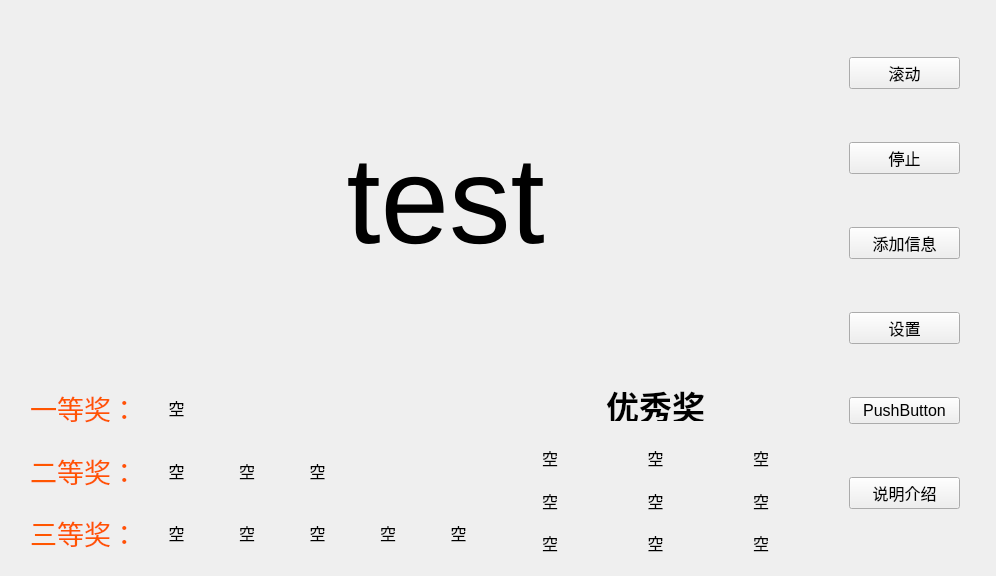
<?xml version="1.0" encoding="UTF-8"?>
<ui version="4.0">
 <class>Form</class>
 <widget class="QWidget" name="Form">
  <property name="geometry">
   <rect>
    <x>0</x>
    <y>0</y>
    <width>996</width>
    <height>576</height>
   </rect>
  </property>
  <property name="font">
   <font>
    <pointsize>12</pointsize>
   </font>
  </property>
  <property name="windowTitle">
   <string>抽奖</string>
  </property>
  <property name="autoFillBackground">
   <bool>true</bool>
  </property>
  <widget class="QWidget" name="verticalLayoutWidget">
   <property name="geometry">
    <rect>
     <x>849</x>
     <y>10</y>
     <width>111</width>
     <height>551</height>
    </rect>
   </property>
   <layout class="QVBoxLayout" name="verticalLayout">
    <item>
     <widget class="QPushButton" name="roll">
      <property name="text">
       <string>滚动</string>
      </property>
     </widget>
    </item>
    <item>
     <widget class="QPushButton" name="stop">
      <property name="text">
       <string>停止</string>
      </property>
     </widget>
    </item>
    <item>
     <widget class="QPushButton" name="add">
      <property name="text">
       <string>添加信息</string>
      </property>
     </widget>
    </item>
    <item>
     <widget class="QPushButton" name="setting">
      <property name="text">
       <string>设置</string>
      </property>
     </widget>
    </item>
    <item>
     <widget class="QPushButton" name="pushButton_3">
      <property name="text">
       <string>PushButton</string>
      </property>
     </widget>
    </item>
    <item>
     <widget class="QPushButton" name="introdution">
      <property name="text">
       <string>说明介绍</string>
      </property>
     </widget>
    </item>
   </layout>
  </widget>
  <widget class="QWidget" name="verticalLayoutWidget_2">
   <property name="geometry">
    <rect>
     <x>130</x>
     <y>40</y>
     <width>631</width>
     <height>321</height>
    </rect>
   </property>
   <layout class="QVBoxLayout" name="verticalLayout_2">
    <item>
     <widget class="QLabel" name="show_name">
      <property name="palette">
       <palette>
        <active>
         <colorrole role="WindowText">
          <brush brushstyle="SolidPattern">
           <color alpha="255">
            <red>0</red>
            <green>0</green>
            <blue>0</blue>
           </color>
          </brush>
         </colorrole>
         <colorrole role="Light">
          <brush brushstyle="SolidPattern">
           <color alpha="255">
            <red>0</red>
            <green>0</green>
            <blue>0</blue>
           </color>
          </brush>
         </colorrole>
        </active>
        <inactive>
         <colorrole role="WindowText">
          <brush brushstyle="SolidPattern">
           <color alpha="255">
            <red>0</red>
            <green>0</green>
            <blue>0</blue>
           </color>
          </brush>
         </colorrole>
         <colorrole role="Light">
          <brush brushstyle="SolidPattern">
           <color alpha="255">
            <red>0</red>
            <green>0</green>
            <blue>0</blue>
           </color>
          </brush>
         </colorrole>
        </inactive>
        <disabled>
         <colorrole role="WindowText">
          <brush brushstyle="SolidPattern">
           <color alpha="255">
            <red>120</red>
            <green>120</green>
            <blue>120</blue>
           </color>
          </brush>
         </colorrole>
         <colorrole role="Light">
          <brush brushstyle="SolidPattern">
           <color alpha="255">
            <red>0</red>
            <green>0</green>
            <blue>0</blue>
           </color>
          </brush>
         </colorrole>
        </disabled>
       </palette>
      </property>
      <property name="font">
       <font>
        <pointsize>92</pointsize>
       </font>
      </property>
      <property name="autoFillBackground">
       <bool>true</bool>
      </property>
      <property name="text">
       <string>test</string>
      </property>
      <property name="alignment">
       <set>Qt::AlignCenter</set>
      </property>
     </widget>
    </item>
   </layout>
  </widget>
  <widget class="QWidget" name="gridLayoutWidget">
   <property name="geometry">
    <rect>
     <x>500</x>
     <y>440</y>
     <width>311</width>
     <height>121</height>
    </rect>
   </property>
   <layout class="QGridLayout" name="gridLayout">
    <item row="1" column="0">
     <widget class="QLabel" name="label_15">
      <property name="autoFillBackground">
       <bool>true</bool>
      </property>
      <property name="text">
       <string>空</string>
      </property>
      <property name="alignment">
       <set>Qt::AlignCenter</set>
      </property>
     </widget>
    </item>
    <item row="2" column="0">
     <widget class="QLabel" name="label_14">
      <property name="autoFillBackground">
       <bool>true</bool>
      </property>
      <property name="text">
       <string>空</string>
      </property>
      <property name="alignment">
       <set>Qt::AlignCenter</set>
      </property>
     </widget>
    </item>
    <item row="2" column="1">
     <widget class="QLabel" name="label_18">
      <property name="autoFillBackground">
       <bool>true</bool>
      </property>
      <property name="text">
       <string>空</string>
      </property>
      <property name="alignment">
       <set>Qt::AlignCenter</set>
      </property>
     </widget>
    </item>
    <item row="0" column="1">
     <widget class="QLabel" name="label_16">
      <property name="autoFillBackground">
       <bool>true</bool>
      </property>
      <property name="text">
       <string>空</string>
      </property>
      <property name="alignment">
       <set>Qt::AlignCenter</set>
      </property>
     </widget>
    </item>
    <item row="1" column="1">
     <widget class="QLabel" name="label_17">
      <property name="autoFillBackground">
       <bool>true</bool>
      </property>
      <property name="text">
       <string>空</string>
      </property>
      <property name="alignment">
       <set>Qt::AlignCenter</set>
      </property>
     </widget>
    </item>
    <item row="0" column="0">
     <widget class="QLabel" name="label_22">
      <property name="autoFillBackground">
       <bool>true</bool>
      </property>
      <property name="text">
       <string>空</string>
      </property>
      <property name="alignment">
       <set>Qt::AlignCenter</set>
      </property>
     </widget>
    </item>
    <item row="0" column="2">
     <widget class="QLabel" name="label_19">
      <property name="autoFillBackground">
       <bool>true</bool>
      </property>
      <property name="text">
       <string>空</string>
      </property>
      <property name="alignment">
       <set>Qt::AlignCenter</set>
      </property>
     </widget>
    </item>
    <item row="1" column="2">
     <widget class="QLabel" name="label_20">
      <property name="autoFillBackground">
       <bool>true</bool>
      </property>
      <property name="text">
       <string>空</string>
      </property>
      <property name="alignment">
       <set>Qt::AlignCenter</set>
      </property>
     </widget>
    </item>
    <item row="2" column="2">
     <widget class="QLabel" name="label_21">
      <property name="autoFillBackground">
       <bool>true</bool>
      </property>
      <property name="text">
       <string>空</string>
      </property>
      <property name="alignment">
       <set>Qt::AlignCenter</set>
      </property>
     </widget>
    </item>
   </layout>
  </widget>
  <widget class="QWidget" name="gridLayoutWidget_2">
   <property name="geometry">
    <rect>
     <x>30</x>
     <y>380</y>
     <width>461</width>
     <height>181</height>
    </rect>
   </property>
   <layout class="QGridLayout" name="grid_show_checked">
    <item row="1" column="3">
     <widget class="QLabel" name="label_8">
      <property name="autoFillBackground">
       <bool>true</bool>
      </property>
      <property name="text">
       <string>空</string>
      </property>
      <property name="alignment">
       <set>Qt::AlignCenter</set>
      </property>
     </widget>
    </item>
    <item row="0" column="0">
     <widget class="QLabel" name="label">
      <property name="palette">
       <palette>
        <active>
         <colorrole role="WindowText">
          <brush brushstyle="SolidPattern">
           <color alpha="255">
            <red>255</red>
            <green>85</green>
            <blue>0</blue>
           </color>
          </brush>
         </colorrole>
        </active>
        <inactive>
         <colorrole role="WindowText">
          <brush brushstyle="SolidPattern">
           <color alpha="255">
            <red>255</red>
            <green>85</green>
            <blue>0</blue>
           </color>
          </brush>
         </colorrole>
        </inactive>
        <disabled>
         <colorrole role="WindowText">
          <brush brushstyle="SolidPattern">
           <color alpha="255">
            <red>120</red>
            <green>120</green>
            <blue>120</blue>
           </color>
          </brush>
         </colorrole>
        </disabled>
       </palette>
      </property>
      <property name="font">
       <font>
        <family>楷体</family>
        <pointsize>20</pointsize>
       </font>
      </property>
      <property name="autoFillBackground">
       <bool>true</bool>
      </property>
      <property name="text">
       <string>一等奖：</string>
      </property>
      <property name="scaledContents">
       <bool>false</bool>
      </property>
      <property name="alignment">
       <set>Qt::AlignCenter</set>
      </property>
     </widget>
    </item>
    <item row="2" column="2">
     <widget class="QLabel" name="label_12">
      <property name="autoFillBackground">
       <bool>true</bool>
      </property>
      <property name="text">
       <string>空</string>
      </property>
      <property name="alignment">
       <set>Qt::AlignCenter</set>
      </property>
     </widget>
    </item>
    <item row="2" column="5">
     <widget class="QLabel" name="label_11">
      <property name="autoFillBackground">
       <bool>true</bool>
      </property>
      <property name="text">
       <string>空</string>
      </property>
      <property name="alignment">
       <set>Qt::AlignCenter</set>
      </property>
     </widget>
    </item>
    <item row="1" column="0">
     <widget class="QLabel" name="label_2">
      <property name="palette">
       <palette>
        <active>
         <colorrole role="WindowText">
          <brush brushstyle="SolidPattern">
           <color alpha="255">
            <red>255</red>
            <green>85</green>
            <blue>0</blue>
           </color>
          </brush>
         </colorrole>
        </active>
        <inactive>
         <colorrole role="WindowText">
          <brush brushstyle="SolidPattern">
           <color alpha="255">
            <red>255</red>
            <green>85</green>
            <blue>0</blue>
           </color>
          </brush>
         </colorrole>
        </inactive>
        <disabled>
         <colorrole role="WindowText">
          <brush brushstyle="SolidPattern">
           <color alpha="255">
            <red>120</red>
            <green>120</green>
            <blue>120</blue>
           </color>
          </brush>
         </colorrole>
        </disabled>
       </palette>
      </property>
      <property name="font">
       <font>
        <family>楷体</family>
        <pointsize>20</pointsize>
       </font>
      </property>
      <property name="autoFillBackground">
       <bool>true</bool>
      </property>
      <property name="text">
       <string>二等奖：</string>
      </property>
      <property name="alignment">
       <set>Qt::AlignCenter</set>
      </property>
     </widget>
    </item>
    <item row="1" column="1">
     <widget class="QLabel" name="label_5">
      <property name="autoFillBackground">
       <bool>true</bool>
      </property>
      <property name="text">
       <string>空</string>
      </property>
      <property name="alignment">
       <set>Qt::AlignCenter</set>
      </property>
     </widget>
    </item>
    <item row="0" column="1">
     <widget class="QLabel" name="label_4">
      <property name="autoFillBackground">
       <bool>true</bool>
      </property>
      <property name="text">
       <string>空</string>
      </property>
      <property name="alignment">
       <set>Qt::AlignCenter</set>
      </property>
     </widget>
    </item>
    <item row="1" column="2">
     <widget class="QLabel" name="label_7">
      <property name="autoFillBackground">
       <bool>true</bool>
      </property>
      <property name="text">
       <string>空</string>
      </property>
      <property name="alignment">
       <set>Qt::AlignCenter</set>
      </property>
     </widget>
    </item>
    <item row="2" column="0">
     <widget class="QLabel" name="label_3">
      <property name="palette">
       <palette>
        <active>
         <colorrole role="WindowText">
          <brush brushstyle="SolidPattern">
           <color alpha="255">
            <red>255</red>
            <green>85</green>
            <blue>0</blue>
           </color>
          </brush>
         </colorrole>
        </active>
        <inactive>
         <colorrole role="WindowText">
          <brush brushstyle="SolidPattern">
           <color alpha="255">
            <red>255</red>
            <green>85</green>
            <blue>0</blue>
           </color>
          </brush>
         </colorrole>
        </inactive>
        <disabled>
         <colorrole role="WindowText">
          <brush brushstyle="SolidPattern">
           <color alpha="255">
            <red>120</red>
            <green>120</green>
            <blue>120</blue>
           </color>
          </brush>
         </colorrole>
        </disabled>
       </palette>
      </property>
      <property name="font">
       <font>
        <family>楷体</family>
        <pointsize>20</pointsize>
       </font>
      </property>
      <property name="autoFillBackground">
       <bool>true</bool>
      </property>
      <property name="text">
       <string>三等奖：</string>
      </property>
      <property name="alignment">
       <set>Qt::AlignCenter</set>
      </property>
     </widget>
    </item>
    <item row="2" column="1">
     <widget class="QLabel" name="label_6">
      <property name="autoFillBackground">
       <bool>true</bool>
      </property>
      <property name="text">
       <string>空</string>
      </property>
      <property name="alignment">
       <set>Qt::AlignCenter</set>
      </property>
     </widget>
    </item>
    <item row="2" column="4">
     <widget class="QLabel" name="label_10">
      <property name="autoFillBackground">
       <bool>true</bool>
      </property>
      <property name="text">
       <string>空</string>
      </property>
      <property name="alignment">
       <set>Qt::AlignCenter</set>
      </property>
     </widget>
    </item>
    <item row="2" column="3">
     <widget class="QLabel" name="label_9">
      <property name="autoFillBackground">
       <bool>true</bool>
      </property>
      <property name="text">
       <string>空</string>
      </property>
      <property name="alignment">
       <set>Qt::AlignCenter</set>
      </property>
     </widget>
    </item>
   </layout>
  </widget>
  <widget class="QLabel" name="label_13">
   <property name="geometry">
    <rect>
     <x>500</x>
     <y>390</y>
     <width>311</width>
     <height>31</height>
    </rect>
   </property>
   <property name="font">
    <font>
     <pointsize>25</pointsize>
     <weight>75</weight>
     <italic>false</italic>
     <bold>true</bold>
     <kerning>false</kerning>
    </font>
   </property>
   <property name="autoFillBackground">
    <bool>true</bool>
   </property>
   <property name="text">
    <string>优秀奖</string>
   </property>
   <property name="alignment">
    <set>Qt::AlignCenter</set>
   </property>
  </widget>
 </widget>
 <resources/>
 <connections/>
</ui>
